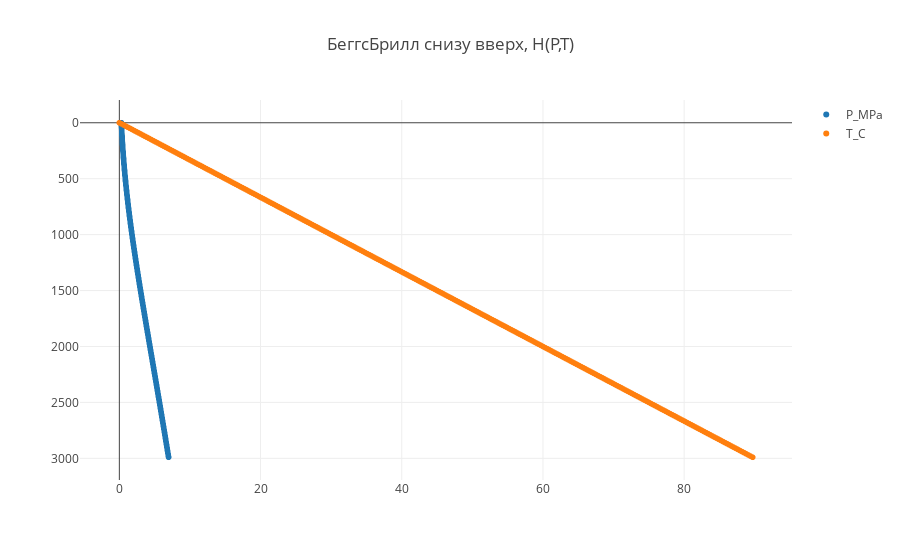

Notebook source saved alongside this figure:
### Markdown cell above
Построение графиков

### Code cell
tracep = go.Scattergl(
    x = hydr_data.p_list,
    y = hydr_data.h_list,
    name = 'P_MPa',
    mode = 'markers'
)

tracet = go.Scattergl(
    x = hydr_data.t_list,
    y = hydr_data.h_list,
    name = 'T_C',
    mode = 'markers'
)

data = [tracep, tracet]

plot()

### Figure 1 — Plotly figure (JSON) as saved in the notebook; plotly's stock layout.template omitted (floating-point values rounded to 4 significant figures; data arrays with more than 128 entries replaced by an {"elided": "..."} marker saying what was removed)
{"data": [{"mode": "markers", "name": "P_MPa", "type": "scattergl", "uid": "8d1b27ea-a1c9-45db-8050-45bb071f5c3b", "x": {"elided": "300 float values"}, "y": {"elided": "300 int values"}}, {"mode": "markers", "name": "T_C", "type": "scattergl", "uid": "219f3906-c7a9-41e3-ad8b-d0de041d5a0f", "x": {"elided": "300 float values"}, "y": {"elided": "300 int values"}}], "layout": {"title": {"text": "БеггсБрилл снизу вверх, H(P,T)"}, "yaxis": {"autorange": "reversed"}}}
